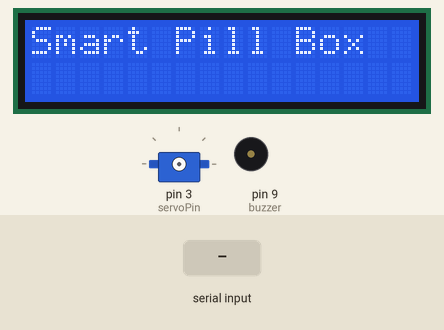
Recording of a sketch running on a simulated Arduino Uno, built with avr-gcc and run on an emulated ATmega328P. Shown: 16×2 character LCD, servo, buzzer (waves = sounding). The test bench sets the inputs (shaded band). The local clock reads 2024-03-15 10:24:30 at power-on unless the sketch sets it; the modem accepts every AT command (registered, SIM ready, sends succeed) and sends nothing else; what the sketch prints to the serial monitor is not drawn.

Above: at 2.1 s.
At 10.5 s:
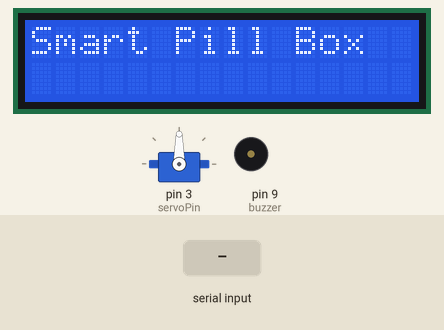
10.6 s: "1" received over Serial
At 14.8 s:
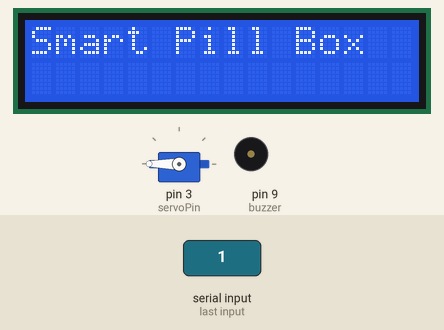
Timing chart, 0 to 19.6 s (numbered marks = the images above; inputs shaded):
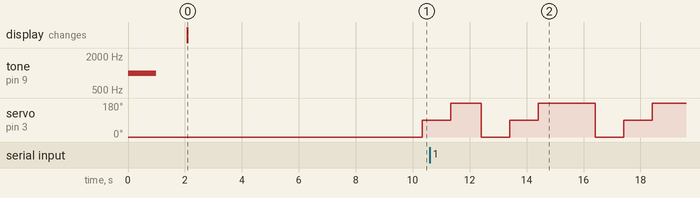

The sketch:

all_project.ino
```cpp
#include <LiquidCrystal.h>
#include <Wire.h>
#include <LiquidCrystal_I2C.h>
#include <SoftwareSerial.h>
// Include Libraries
#include "Arduino.h"
#include "RTClib.h"
#include <Servo.h>

LiquidCrystal_I2C lcd(0x27, 16, 2);
const int buzzer = 9; //buzzer to arduino pin 9
SoftwareSerial gsmSerial(10, 5); //RX, TX
// Declare the Servo pin
int servoPin = 3;
// Create a servo object
Servo Servo1;

RTC_DS3231 rtcDS;
// Pin Definitions
#define SIM800L_SOFTWARESERIAL_PIN_TX  5
#define SIM800L_SOFTWARESERIAL_PIN_RX 10

const int timeout = 10000;       //define timeout of 10 sec
char menuOption = 0;
long time0;

void setup() {

   Serial.begin(9600);
    while (!Serial) ; // wait for serial port to connect. Needed for native USB
    Serial.println("start");

  pinMode(buzzer, OUTPUT); // Set buzzer - pin 9 as an output

        tone(buzzer, 1000); // Send 1KHz sound signal...
  delay(1000);        // ...for 1 sec
  noTone(buzzer);     // Stop sound...
  delay(1000);        // ...for 1sec


  // put your setup code here, to run once:
   lcd.begin();
  lcd.backlight();
      lcd.clear();
  lcd.setCursor(0,0);
  lcd.print("Smart Pill Box");


 gsmSerial.begin(9600); // Setting the baud rate of GSM Module
   delay(1000);
   Serial.println("Preparing to send SMS");
   SendMessage();
    // We need to attach the servo to the used pin number
   Servo1.attach(servoPin);
if (! rtcDS.begin()) {
    Serial.println("Couldn't find RTC");
    while (1);
    }
    if (rtcDS.lostPower()) {
    Serial.println("RTC lost power, lets set the time!");
    // following line sets the RTC to the date & time this sketch was compiled
    rtcDS.adjust(DateTime(F(__DATE__), F(__TIME__)));
    // This line sets the RTC with an explicit date & time, for example to set
    // January 21, 2014 at 3am you would call:
    // rtcDS.adjust(DateTime(2014, 1, 21, 3, 0, 0));
    }

}

void loop() {
   // Make servo go to 0 degrees
   Servo1.write(0);
   delay(1000);
   // Make servo go to 90 degrees
   Servo1.write(90);
   delay(1000);
   // Make servo go to 180 degrees
   Servo1.write(180);
   delay(1000);
  // put your main code here, to run repeatedly:

    if(menuOption == '1') {
    // RTC - Real Time Clock - Test Code
    //This will display the time and date of the RTC. see RTC.h for more functions such as rtcDS.hour(), rtcDS.month() etc.
    DateTime now = rtcDS.now();
    Serial.print(now.month(), DEC);
    Serial.print('/');
    Serial.print(now.day(), DEC);
    Serial.print('/');
    Serial.print(now.year(), DEC);
    Serial.print("  ");
    Serial.print(now.hour(), DEC);
    Serial.print(':');
    Serial.print(now.minute(), DEC);
    Serial.print(':');
    Serial.print(now.second(), DEC);
    Serial.println();
    delay(1000);
    }

    if (millis() - time0 > timeout)
    {
        menuOption = menu();
    }
    }


// Menu function for selecting the components to be tested
// Follow serial monitor for instrcutions
char menu()
{

    Serial.println(F("\n Smart Pill Box?"));
    Serial.println(F("(1) Send SMS"));
    Serial.println(F("(menu) send anything else or press on board reset button\n"));
    while (!Serial.available());

    // Read data from serial monitor if received
    while (Serial.available())
    {
        char c = Serial.read();
        if (isAlphaNumeric(c))
        {

            if(c == '1')
          Serial.println(F("Now Testing RTC - Real Time Clock"));
            else
            {
                Serial.println(F("illegal input!"));
                return 0;
            }
            time0 = millis();
            return c;
        }
    }
}

void SendMessage()
{
   Serial.println("Setting the GSM in text mode");
   gsmSerial.println("AT+CMGF=1\r");
   delay(2000);
   Serial.println("Sending SMS to the desired phone number!");
   gsmSerial.println("AT+CMGS=\"+91\"\r");
   // Replace x with mobile number
   delay(2000);

   Serial.println("Reminder for your tablet");
   Serial.println("SMS Sent");
    gsmSerial.println("Reminder for your tablet");    // SMS Text
   delay(200);
   gsmSerial.println((char)26);               // ASCII code of CTRL+Z
   delay(2000);
}
```
